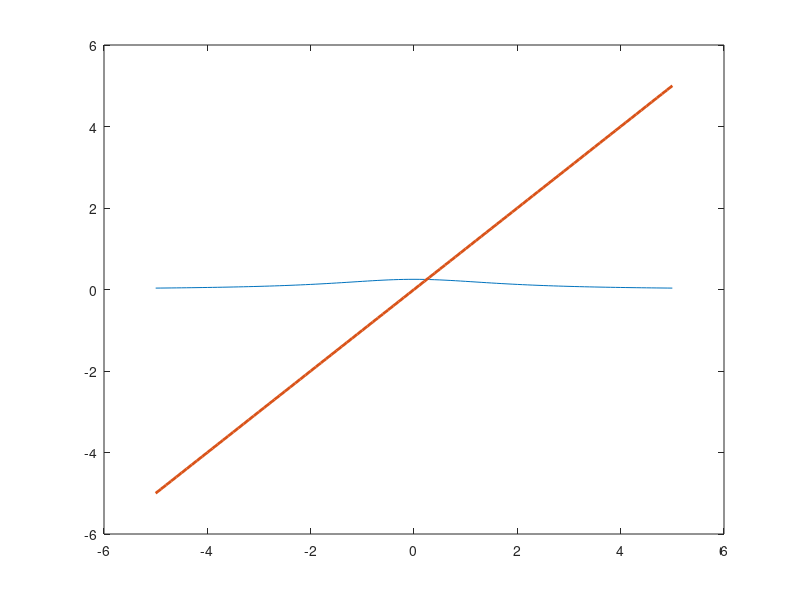

The MATLAB script that drew this image:
close all; clear all; clc; format long;
% date de intrare
g = inline('1/(x.^2+4)');
x(1) = 0.5;
C = 2/25;
eps = 10^(-4);
er = 10;
n = 1;
a = abs(x(1)-g(x(1)));
n_min = floor((log(eps*(1-C)/a))/log(C))+1;
% determinarea intervalului solutiei pe cale grafica
t = -5:0.1:5;
g = vectorize(g);
plot(t, g(t), t, t, 'LineWidth', 2)
% calculul constantei de contractie pe multime discreta
t = 0:0.0001:1;
abs_g_deriv = inline('2*x./(x.^2+4).^2');
abs_g_deriv = vectorize(abs_g_deriv);
y = abs_g_deriv(t);
C = max(y);
% iterare
% while(n <= n_min)
% x(n+1) = g(x(n));
% n = n+1;
% end
%
while(er > eps)
x(n+1) = g(x(n));
er = C^n/(1-C)*a;
n = n+1;
end